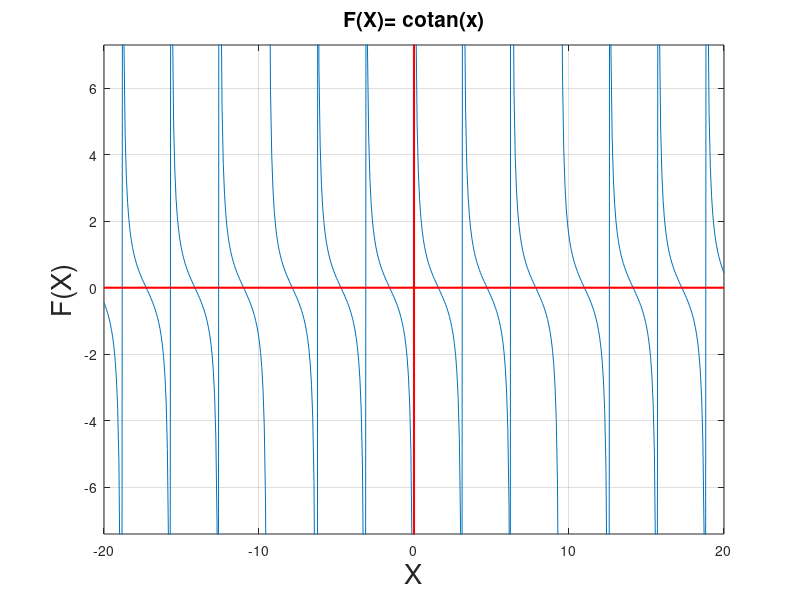

MATLAB code to generate this figure:
%Octave Script
%title               :Funciones trascendentes: Trigonometricas, Logaritmicas y Exponenciales
%Description         :identificar el dominio, rango y tipo de funcion
%Author:             :Angel Jesus Santiago Hernandez
%Date                :2021/11/25
%Version             :16
%Usage               :octave>cd/path/AXIOMAS
%Notes:              :Requiere aplicacion octave,usar su linea de comandos
%                    :https://octaveintro.readthedocs.io/en/latest/index.html


clear 
ezplot('cot(x)',[-20 20]);
hold on;
grid on;
plot([-20 20],[0 0],'r-',"linewidth",1.5,"markersize",8);
plot([0 0],[-8 8],'r-',"linewidth",1.5,"markersize",8);
hold off;;
title("F(X)= cotan(x)",'FontSize',15);
xlabel("X",'FontSize',20);
ylabel("F(X)",'FontSize',20);
%Dominio, Rango y tipo de funcion
disp('FUNCION SUPRAYECTIVA')